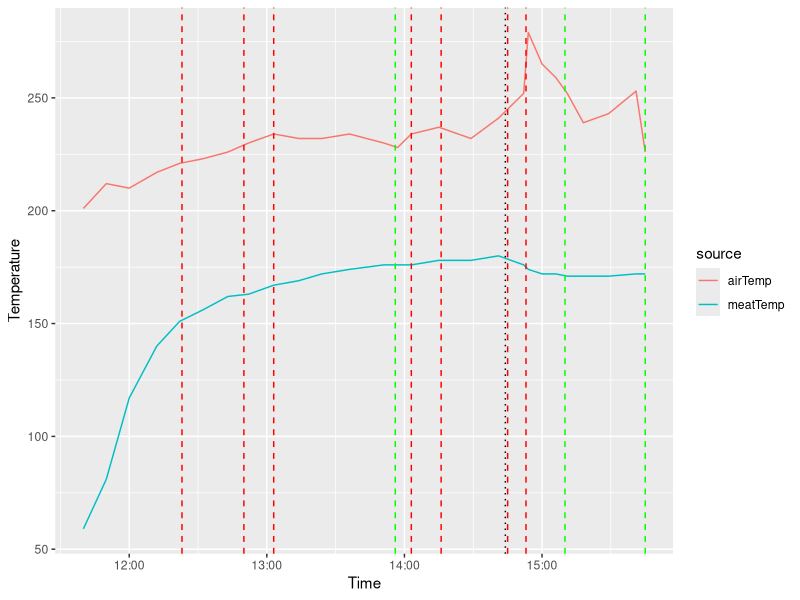

Source code (R):
## ---- chunk 1
library(ggplot2)
library(dplyr)
library(tidyr)

time=c('11:40','11:50','12:00','12:12','12:22','12:32','12:43','12:52','13:03','13:14','13:24','13:36','13:51','13:57','14:03','14:15','14:29','14:41',"14:52","14:54",'15:00','15:06','15:11','15:18','15:29','15:41','15:45')
meatTemp=c(59,81,117,140,151,156,162,163,167,169,172,174,176,176,176,178,178,180,176,174,172,172,171,171,171,172,172)
airTemp=c(201,212,210,217,221,223,226,230,234,232,232,234,230,228,234,237,232,241,252,279,265,259,252,239,243,253,226)

hm=as.POSIXct(strptime(time, '%H:%M',tz='GMT')) 
df=data.frame(meatTemp,airTemp,hm) %>%
  gather(source,temp,-hm)
p=ggplot(df,aes(hm,temp,color=source)) + 
  geom_line() + 
  ylab('Temperature') +
  xlab('Time') 

# add horizontal lines for vent adjustments
reductions=c('12:23','12:50','13:03','14:03','14:16','14:45','14:53')
for (t in reductions){
  p = p + geom_vline(xintercept = as.POSIXct(strptime(t, '%H:%M',tz='GMT')) ,linetype='dashed',size=0.5,color='red')
}
increases=c('13:56','15:10','15:45')
for (t in increases){
  p = p + geom_vline(xintercept = as.POSIXct(strptime(t, '%H:%M',tz='GMT')) ,linetype='dashed',size=0.5,color='green')
}
checking=c('14:44')
for (t in checking){
  p = p + geom_vline(xintercept = as.POSIXct(strptime(t, '%H:%M',tz='GMT')) ,linetype='dotted',size=0.5,color='black')
}

print(p) 

